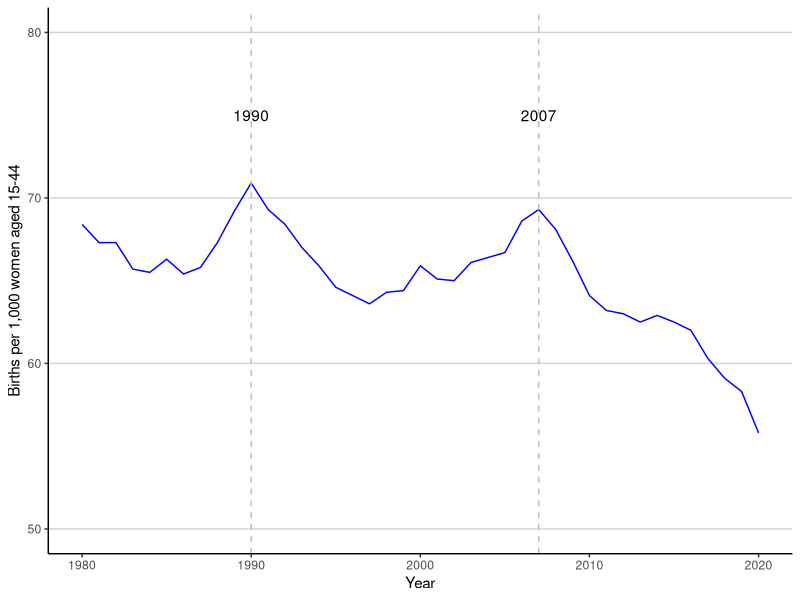
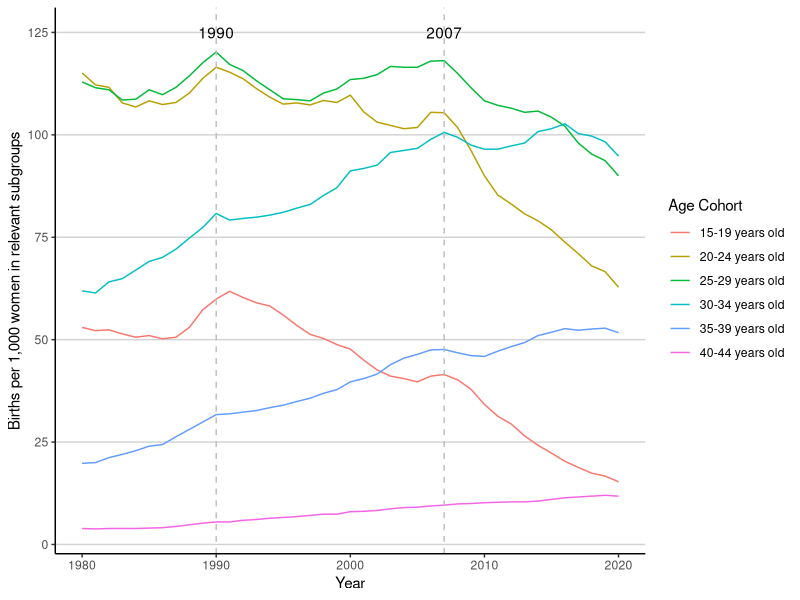
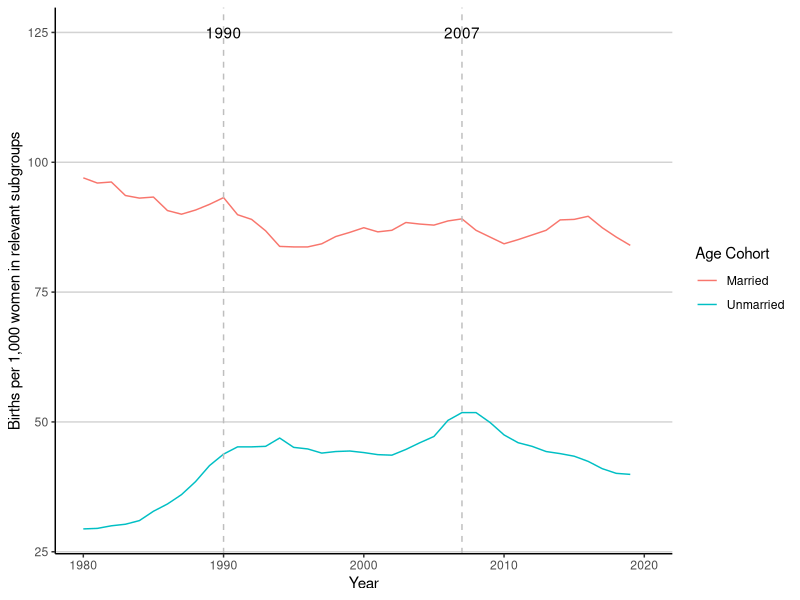

Write the R code that produced these figures, in order.
#### Preamble ####
# Purpose: Replicate Figure 1, Figure 2A and Figure 2B of the original paper
# Data: 5 February 2024
# Contact: dede.chang@mail.utoronto.ca
# License: MIT
# Pre-requisites: 01_download_data.R

#### Workspace setup ####
library(tidyverse)
library(knitr)
library(here)


# Read in data
all_brate <- read_csv(here::here("input/data/raw_data/raw_brate.csv"))
brate_by_cohort <- read_csv(here::here("input/data/raw_data/raw_brate_by_cohort.csv"))


#### Replication of Figure 1 ####

all_brate |>
  ggplot(aes(x = year, y = brate_all)) +
  geom_line(colour = "blue") +
  theme_classic() +
  labs(x = "Year",
       y = "Births per 1,000 women aged 15-44") +
  # adds vertical line at 2007
  geom_vline(xintercept = 2007, linetype = "dashed", colour = "grey") +
  annotate("text", x = 2007, y = max(75), label = "2007") +
  geom_vline(xintercept = 1990, linetype = "dashed", colour = "grey") +
  annotate("text", x = 1990, y = max(75), label = "1990") +
  ylim(50,80) +
  # stylistic adjustments
  theme(panel.grid.major.y = element_line(color = "lightgrey"),
        axis.title = element_text(colour = "black"))


#### Replication of Figure 2A ####

# change format to long format 
long_brate_by_cohort <- 
  brate_by_cohort |>
  select(year,brate_1519,brate_2024,brate_2529,brate_3034,brate_3539,brate_4044) |>
  pivot_longer(cols = -year, names_to = "age_cohort", values_to = "birth_rate")

# rename the age cohorts
long_brate_by_cohort$age_cohort <- 
  factor(long_brate_by_cohort$age_cohort,
         levels = c("brate_1519", "brate_2024", "brate_2529", "brate_3034", "brate_3539", "brate_4044"),
         labels = c("15-19 years old", "20-24 years old", "25-29 years old", "30-34 years old", "35-39 years old", "40-44 years old"))

# plot the graph
long_brate_by_cohort |>
  ggplot(aes(x = year, y = birth_rate, color = age_cohort)) +
  geom_line() +
  theme_classic() +
  labs(x = "Year",
       y = "Births per 1,000 women in relevant subgroups") +
  scale_color_discrete(name = "Age Cohort") + 
  geom_vline(xintercept = 2007, linetype = "dashed", colour = "grey") +
  annotate("text", x = 2007, y = max(125), label = "2007") + 
  geom_vline(xintercept = 1990, linetype = "dashed", colour = "grey") +
  annotate("text", x = 1990, y = max(125), label = "1990") +
  # stylistic adjustments
  theme(panel.grid.major.y = element_line(color = "lightgrey"),
        axis.title = element_text(colour = "black"))


#### Replication of Figure 2E ####
long_brate_by_marry <- 
  brate_by_cohort |>
  select(year,brate_married, brate_unmarried) |>
  pivot_longer(cols = -year, names_to = "marital_status", values_to = "birth_rate")

# rename the age cohorts
long_brate_by_marry$marital_status <- 
  factor(long_brate_by_marry$marital_status,
         levels = c("brate_married", "brate_unmarried"),
         labels = c("Married", "Unmarried"))
head(long_brate_by_marry)

# plot the graph
long_brate_by_marry |>
  ggplot(aes(x = year, y = birth_rate, color = marital_status)) +
  geom_line() +
  theme_classic() +
  labs(x = "Year",
       y = "Births per 1,000 women in relevant subgroups") +
  scale_color_discrete(name = "Age Cohort") + 
  geom_vline(xintercept = 2007, linetype = "dashed", colour = "grey") +
  annotate("text", x = 2007, y = max(125), label = "2007") + 
  geom_vline(xintercept = 1990, linetype = "dashed", colour = "grey") +
  annotate("text", x = 1990, y = max(125), label = "1990") +
  # stylistic adjustments
  theme(panel.grid.major.y = element_line(color = "lightgrey"),
        axis.title = element_text(colour = "black"))



